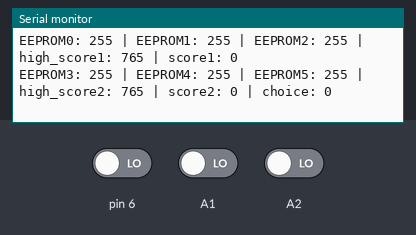
Bench run of a sketch on a simulated Arduino Uno, built with avr-gcc and run on an emulated ATmega328P. Shown: the last lines printed to the serial monitor. The test bench sets the inputs (shaded band); at power-on: pin 6 LOW, A1 LOW, A2 LOW.

Above: at 1.2 s.
1.3 s: pin 6 driven HIGH
At 1.58 s:
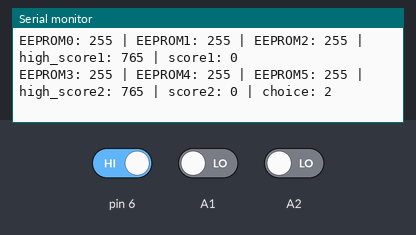
2.8 s: A1 driven HIGH
At 3.34 s:
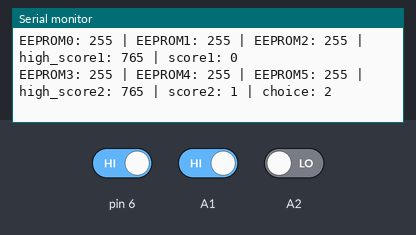

The sketch:

EEPROM.ino
```cpp
 #include <EEPROM.h>

 typedef struct task
{
  int state;
  unsigned long period;
  unsigned long elapsedTime;
  int (*TickFct)(int);
} task;


int high(int pos) {

  int count = 0;

  for (int i = 0; i < pos; ++i) {
     count += EEPROM.read(i);
  }

  return count;
}

int score1 = 0;
int score2 = 0;
int high_score1 = 0;
int high_score2 = 0;
int choice = 0;
enum States_EEPROM{Init_EEPROM};
  int HighScore(int state) {
    switch(state) {
      case Init_EEPROM:

//        EEPROM.write(0, 0);
//        EEPROM.write(1, 0);
//        EEPROM.write(2, 0);
//        EEPROM.write(3, 0);
//        EEPROM.write(4, 0);
//        EEPROM.write(5, 0);


       if(digitalRead(A2)==1) {
          choice = 1;
       }

       if(digitalRead(6)==1) {
          choice = 2;
       }


//
        if (choice == 1) {
           if(digitalRead(A0)==1) score1 = score1 + 1;
              if (score1 > high_score1) {


                    if (score1 > 510) {
                      EEPROM.write(2, score1 - 510);
                    }
                    else if (score1 > 255) {
                      EEPROM.write(1, score1 - 255);
                    }
                    else {
                      EEPROM.write(0, score1);
                    }

                    high_score1 = EEPROM.read(0) + EEPROM.read(1) + EEPROM.read(2);

                }
        }
        else if (choice == 2) {
          if(digitalRead(A1)==1) score2 = score2 + 1;
              if (score2 > high_score2) {


                    if (score2 > 510) {
                      EEPROM.write(5, score2 - 510);
                    }
                    else if (score2 > 255) {
                      EEPROM.write(4, score2 - 255);
                    }
                    else {
                      EEPROM.write(3, score2);
                    }

                    high_score2 = EEPROM.read(3) + EEPROM.read(4) + EEPROM.read(5);

                }
        }

          Serial.print("EEPROM0: ");
          Serial.print(EEPROM.read(0));
          Serial.print(" | EEPROM1: ");
          Serial.print(EEPROM.read(1));
          Serial.print(" | EEPROM2: ");
          Serial.print(EEPROM.read(2));

          Serial.print(" | high_score1: ");
          Serial.print(high_score1);
          Serial.print(" | score1: ");
          Serial.println(score1);


/////

          Serial.print("EEPROM3: ");
          Serial.print(EEPROM.read(3));
          Serial.print(" | EEPROM4: ");
          Serial.print(EEPROM.read(4));
          Serial.print(" | EEPROM5: ");
          Serial.print(EEPROM.read(5));

          Serial.print(" | high_score2: ");
          Serial.print(high_score2);
          Serial.print(" | score2: ");
          Serial.print(score2);
          Serial.print(" | choice: ");
          Serial.println(choice);

          Serial.println("");

          state = Init_EEPROM;
    }
    return state;
  }


  const unsigned short tasksNum = 1;
  task tasks[tasksNum];

  void setup() {
    Serial.begin(9600);
    pinMode(A1,INPUT);
    pinMode(A2,INPUT);
    pinMode(A3,INPUT);

    high_score1 = EEPROM.read(0) + EEPROM.read(1) + EEPROM.read(2);
    high_score2 = EEPROM.read(3) + EEPROM.read(4) + EEPROM.read(5);

    unsigned char n = 0;
    tasks[n].state = Init_EEPROM;
    tasks[n].period = 250;
    tasks[n].elapsedTime = 0;
    tasks[n].TickFct = &HighScore;
  }

  void loop() {
    unsigned char i;
    for (i = 0; i < tasksNum; ++i)
    {
      if ((millis() - tasks[i].elapsedTime) >= tasks[i].period)
      {
        tasks[i].state = tasks[i].TickFct(tasks[i].state);
        tasks[i].elapsedTime = millis(); // Last time this task was ran
      }
    }
//    delay(100);
}
```

Measured:
- after the input at 1.3 s, the serial monitor: prints a new line after 0.09 s (image 1)
- after the input at 2.8 s, the serial monitor: prints a new line after 0.35 s (image 2)
